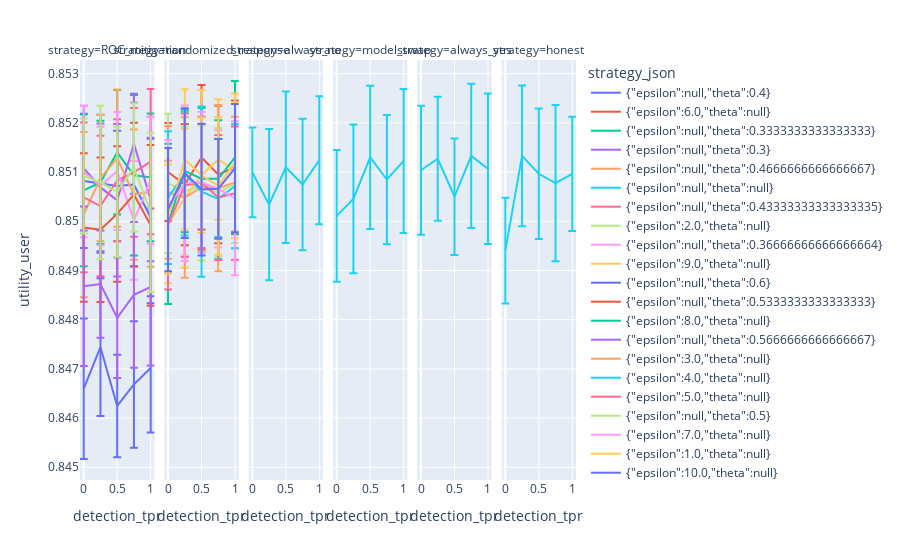

The notebook cell this image was saved under:
### Code cell
px.line(
    manipulation.sort("detection_tpr").with_columns(
        pl.col("utility_user_std") / sqrt(5)
    ),
    x="detection_tpr",
    y="utility_user",
    error_y="utility_user_std",
    facet_col="strategy",
    color="strategy_json",
)

### Figure 1 — Plotly figure (JSON) as saved in the notebook; plotly's stock layout.template omitted (floating-point values rounded to 4 significant figures)
{"data": [{"error_y": {"array": [0.001365, 0.001403, 0.001122, 0.001663, 0.001602]}, "hovertemplate": "strategy_json={\"epsilon\":null,\"theta\":0.4}<br>strategy=ROC_mitigation<br>detection_tpr=%{x}<br>utility_user=%{y}<extra></extra>", "legendgroup": "{\"epsilon\":null,\"theta\":0.4}", "line": {"color": "#636efa", "dash": "solid"}, "marker": {"symbol": "circle"}, "mode": "lines", "name": "{\"epsilon\":null,\"theta\":0.4}", "orientation": "v", "showlegend": true, "type": "scatter", "x": [0, 0.25, 0.5, 0.75, 1], "xaxis": "x", "y": [0.8508, 0.8508, 0.8507, 0.8507, 0.8501], "yaxis": "y"}, {"error_y": {"array": [0.000998, 0.001233, 0.001469, 0.001395, 0.00136]}, "hovertemplate": "strategy_json={\"epsilon\":6.0,\"theta\":null}<br>strategy=randomized_response<br>detection_tpr=%{x}<br>utility_user=%{y}<extra></extra>", "legendgroup": "{\"epsilon\":6.0,\"theta\":null}", "line": {"color": "#EF553B", "dash": "solid"}, "marker": {"symbol": "circle"}, "mode": "lines", "name": "{\"epsilon\":6.0,\"theta\":null}", "orientation": "v", "showlegend": true, "type": "scatter", "x": [0, 0.25, 0.5, 0.75, 1], "xaxis": "x2", "y": [0.851, 0.8507, 0.8513, 0.851, 0.8511], "yaxis": "y2"}, {"error_y": {"array": [0.001543, 0.001253, 0.001266, 0.001632, 0.001298]}, "hovertemplate": "strategy_json={\"epsilon\":null,\"theta\":0.3333333333333333}<br>strategy=ROC_mitigation<br>detection_tpr=%{x}<br>utility_user=%{y}<extra></extra>", "legendgroup": "{\"epsilon\":null,\"theta\":0.3333333333333333}", "line": {"color": "#00cc96", "dash": "solid"}, "marker": {"symbol": "circle"}, "mode": "lines", "name": "{\"epsilon\":null,\"theta\":0.3333333333333333}", "orientation": "v", "showlegend": true, "type": "scatter", "x": [0, 0.25, 0.5, 0.75, 1], "xaxis": "x", "y": [0.8506, 0.8508, 0.8514, 0.8509, 0.8509], "yaxis": "y"}, {"error_y": {"array": [0.001268, 0.001299, 0.00155, 0.001017, 0.001255]}, "hovertemplate": "strategy_json={\"epsilon\":null,\"theta\":0.3}<br>strategy=ROC_mitigation<br>detection_tpr=%{x}<br>utility_user=%{y}<extra></extra>", "legendgroup": "{\"epsilon\":null,\"theta\":0.3}", "line": {"color": "#ab63fa", "dash": "solid"}, "marker": {"symbol": "circle"}, "mode": "lines", "name": "{\"epsilon\":null,\"theta\":0.3}", "orientation": "v", "showlegend": true, "type": "scatter", "x": [0, 0.25, 0.5, 0.75, 1], "xaxis": "x", "y": [0.8511, 0.8507, 0.8504, 0.8516, 0.8504], "yaxis": "y"}, {"error_y": {"array": [0.001678, 0.001283, 0.001395, 0.001323, 0.001524]}, "hovertemplate": "strategy_json={\"epsilon\":null,\"theta\":0.4666666666666667}<br>strategy=ROC_mitigation<br>detection_tpr=%{x}<br>utility_user=%{y}<extra></extra>", "legendgroup": "{\"epsilon\":null,\"theta\":0.4666666666666667}", "line": {"color": "#FFA15A", "dash": "solid"}, "marker": {"symbol": "circle"}, "mode": "lines", "name": "{\"epsilon\":null,\"theta\":0.4666666666666667}", "orientation": "v", "showlegend": true, "type": "scatter", "x": [0, 0.25, 0.5, 0.75, 1], "xaxis": "x", "y": [0.8501, 0.8509, 0.8513, 0.8505, 0.8506], "yaxis": "y"}, {"error_y": {"array": [0.000913, 0.001537, 0.00154, 0.001336, 0.001301]}, "hovertemplate": "strategy_json={\"epsilon\":null,\"theta\":null}<br>strategy=always_no<br>detection_tpr=%{x}<br>utility_user=%{y}<extra></extra>", "legendgroup": "{\"epsilon\":null,\"theta\":null}", "line": {"color": "#19d3f3", "dash": "solid"}, "marker": {"symbol": "circle"}, "mode": "lines", "name": "{\"epsilon\":null,\"theta\":null}", "orientation": "v", "showlegend": true, "type": "scatter", "x": [0, 0.25, 0.5, 0.75, 1], "xaxis": "x3", "y": [0.851, 0.8503, 0.8511, 0.8507, 0.8512], "yaxis": "y3"}, {"error_y": {"array": [0.00134, 0.001514, 0.001455, 0.001313, 0.001464]}, "hovertemplate": "strategy_json={\"epsilon\":null,\"theta\":null}<br>strategy=model_swap<br>detection_tpr=%{x}<br>utility_user=%{y}<extra></extra>", "legendgroup": "{\"epsilon\":null,\"theta\":null}", "line": {"color": "#19d3f3", "dash": "solid"}, "marker": {"symbol": "circle"}, "mode": "lines", "name": "{\"epsilon\":null,\"theta\":null}", "orientation": "v", "showlegend": false, "type": "scatter", "x": [0, 0.25, 0.5, 0.75, 1], "xaxis": "x4", "y": [0.8501, 0.8505, 0.8513, 0.8508, 0.8512], "yaxis": "y4"}, {"error_y": {"array": [0.001311, 0.001261, 0.001184, 0.001464, 0.001528]}, "hovertemplate": "strategy_json={\"epsilon\":null,\"theta\":null}<br>strategy=always_yes<br>detection_tpr=%{x}<br>utility_user=%{y}<extra></extra>", "legendgroup": "{\"epsilon\":null,\"theta\":null}", "line": {"color": "#19d3f3", "dash": "solid"}, "marker": {"symbol": "circle"}, "mode": "lines", "name": "{\"epsilon\":null,\"theta\":null}", "orientation": "v", "showlegend": false, "type": "scatter", "x": [0, 0.25, 0.5, 0.75, 1], "xaxis": "x5", "y": [0.851, 0.8513, 0.8505, 0.8513, 0.8511], "yaxis": "y5"}, {"error_y": {"array": [0.001076, 0.001429, 0.001326, 0.001589, 0.001162]}, "hovertemplate": "strategy_json={\"epsilon\":null,\"theta\":null}<br>strategy=honest<br>detection_tpr=%{x}<br>utility_user=%{y}<extra></extra>", "legendgroup": "{\"epsilon\":null,\"theta\":null}", "line": {"color": "#19d3f3", "dash": "solid"}, "marker": {"symbol": "circle"}, "mode": "lines", "name": "{\"epsilon\":null,\"theta\":null}", "orientation": "v", "showlegend": false, "type": "scatter", "x": [0, 0.25, 0.5, 0.75, 1], "xaxis": "x6", "y": [0.8494, 0.8513, 0.851, 0.8508, 0.851], "yaxis": "y6"}, {"error_y": {"array": [0.001523, 0.001427, 0.001242, 0.001309, 0.001478]}, "hovertemplate": "strategy_json={\"epsilon\":null,\"theta\":0.43333333333333335}<br>strategy=ROC_mitigation<br>detection_tpr=%{x}<br>utility_user=%{y}<extra></extra>", "legendgroup": "{\"epsilon\":null,\"theta\":0.43333333333333335}", "line": {"color": "#FF6692", "dash": "solid"}, "marker": {"symbol": "circle"}, "mode": "lines", "name": "{\"epsilon\":null,\"theta\":0.43333333333333335}", "orientation": "v", "showlegend": true, "type": "scatter", "x": [0, 0.25, 0.5, 0.75, 1], "xaxis": "x", "y": [0.8505, 0.8503, 0.8508, 0.851, 0.8512], "yaxis": "y"}, {"error_y": {"array": [0.001416, 0.001309, 0.001243, 0.001304, 0.001203]}, "hovertemplate": "strategy_json={\"epsilon\":2.0,\"theta\":null}<br>strategy=randomized_response<br>detection_tpr=%{x}<br>utility_user=%{y}<extra></extra>", "legendgroup": "{\"epsilon\":2.0,\"theta\":null}", "line": {"color": "#B6E880", "dash": "solid"}, "marker": {"symbol": "circle"}, "mode": "lines", "name": "{\"epsilon\":2.0,\"theta\":null}", "orientation": "v", "showlegend": true, "type": "scatter", "x": [0, 0.25, 0.5, 0.75, 1], "xaxis": "x2", "y": [0.8508, 0.8506, 0.8507, 0.8506, 0.8508], "yaxis": "y2"}, {"error_y": {"array": [0.001333, 0.001205, 0.001199, 0.001208, 0.001289]}, "hovertemplate": "strategy_json={\"epsilon\":null,\"theta\":0.36666666666666664}<br>strategy=ROC_mitigation<br>detection_tpr=%{x}<br>utility_user=%{y}<extra></extra>", "legendgroup": "{\"epsilon\":null,\"theta\":0.36666666666666664}", "line": {"color": "#FF97FF", "dash": "solid"}, "marker": {"symbol": "circle"}, "mode": "lines", "name": "{\"epsilon\":null,\"theta\":0.36666666666666664}", "orientation": "v", "showlegend": true, "type": "scatter", "x": [0, 0.25, 0.5, 0.75, 1], "xaxis": "x", "y": [0.851, 0.8507, 0.851, 0.85, 0.8508], "yaxis": "y"}, {"error_y": {"array": [0.001203, 0.001409, 0.001735, 0.001226, 0.001383]}, "hovertemplate": "strategy_json={\"epsilon\":9.0,\"theta\":null}<br>strategy=randomized_response<br>detection_tpr=%{x}<br>utility_user=%{y}<extra></extra>", "legendgroup": "{\"epsilon\":9.0,\"theta\":null}", "line": {"color": "#FECB52", "dash": "solid"}, "marker": {"symbol": "circle"}, "mode": "lines", "name": "{\"epsilon\":9.0,\"theta\":null}", "orientation": "v", "showlegend": true, "type": "scatter", "x": [0, 0.25, 0.5, 0.75, 1], "xaxis": "x2", "y": [0.8499, 0.8505, 0.8509, 0.8513, 0.851], "yaxis": "y2"}, {"error_y": {"array": [0.001429, 0.001401, 0.001042, 0.001285, 0.001312]}, "hovertemplate": "strategy_json={\"epsilon\":null,\"theta\":0.6}<br>strategy=ROC_mitigation<br>detection_tpr=%{x}<br>utility_user=%{y}<extra></extra>", "legendgroup": "{\"epsilon\":null,\"theta\":0.6}", "line": {"color": "#636efa", "dash": "solid"}, "marker": {"symbol": "circle"}, "mode": "lines", "name": "{\"epsilon\":null,\"theta\":0.6}", "orientation": "v", "showlegend": true, "type": "scatter", "x": [0, 0.25, 0.5, 0.75, 1], "xaxis": "x", "y": [0.8466, 0.8474, 0.8462, 0.8467, 0.847], "yaxis": "y"}, {"error_y": {"array": [0.001509, 0.00147, 0.001378, 0.001459, 0.001633]}, "hovertemplate": "strategy_json={\"epsilon\":null,\"theta\":0.5333333333333333}<br>strategy=ROC_mitigation<br>detection_tpr=%{x}<br>utility_user=%{y}<extra></extra>", "legendgroup": "{\"epsilon\":null,\"theta\":0.5333333333333333}", "line": {"color": "#EF553B", "dash": "solid"}, "marker": {"symbol": "circle"}, "mode": "lines", "name": "{\"epsilon\":null,\"theta\":0.5333333333333333}", "orientation": "v", "showlegend": true, "type": "scatter", "x": [0, 0.25, 0.5, 0.75, 1], "xaxis": "x", "y": [0.8499, 0.8498, 0.8501, 0.8505, 0.8499], "yaxis": "y"}, {"error_y": {"array": [0.001628, 0.001246, 0.001438, 0.00119, 0.001551]}, "hovertemplate": "strategy_json={\"epsilon\":8.0,\"theta\":null}<br>strategy=randomized_response<br>detection_tpr=%{x}<br>utility_user=%{y}<extra></extra>", "legendgroup": "{\"epsilon\":8.0,\"theta\":null}", "line": {"color": "#00cc96", "dash": "solid"}, "marker": {"symbol": "circle"}, "mode": "lines", "name": "{\"epsilon\":8.0,\"theta\":null}", "orientation": "v", "showlegend": true, "type": "scatter", "x": [0, 0.25, 0.5, 0.75, 1], "xaxis": "x2", "y": [0.8499, 0.851, 0.8509, 0.8509, 0.8513], "yaxis": "y2"}, {"error_y": {"array": [0.001623, 0.00109, 0.001223, 0.001479, 0.001595]}, "hovertemplate": "strategy_json={\"epsilon\":null,\"theta\":0.5666666666666667}<br>strategy=ROC_mitigation<br>detection_tpr=%{x}<br>utility_user=%{y}<extra></extra>", "legendgroup": "{\"epsilon\":null,\"theta\":0.5666666666666667}", "line": {"color": "#ab63fa", "dash": "solid"}, "marker": {"symbol": "circle"}, "mode": "lines", "name": "{\"epsilon\":null,\"theta\":0.5666666666666667}", "orientation": "v", "showlegend": true, "type": "scatter", "x": [0, 0.25, 0.5, 0.75, 1], "xaxis": "x", "y": [0.8487, 0.8487, 0.848, 0.8485, 0.8487], "yaxis": "y"}, {"error_y": {"array": [0.001348, 0.001632, 0.00129, 0.00169, 0.001337]}, "hovertemplate": "strategy_json={\"epsilon\":3.0,\"theta\":null}<br>strategy=randomized_response<br>detection_tpr=%{x}<br>utility_user=%{y}<extra></extra>", "legendgroup": "{\"epsilon\":3.0,\"theta\":null}", "line": {"color": "#FFA15A", "dash": "solid"}, "marker": {"symbol": "circle"}, "mode": "lines", "name": "{\"epsilon\":3.0,\"theta\":null}", "orientation": "v", "showlegend": true, "type": "scatter", "x": [0, 0.25, 0.5, 0.75, 1], "xaxis": "x2", "y": [0.8506, 0.8505, 0.8507, 0.8507, 0.8508], "yaxis": "y2"}, {"error_y": {"array": [0.00135, 0.001257, 0.00173, 0.00122, 0.001267]}, "hovertemplate": "strategy_json={\"epsilon\":4.0,\"theta\":null}<br>strategy=randomized_response<br>detection_tpr=%{x}<br>utility_user=%{y}<extra></extra>", "legendgroup": "{\"epsilon\":4.0,\"theta\":null}", "line": {"color": "#19d3f3", "dash": "solid"}, "marker": {"symbol": "circle"}, "mode": "lines", "name": "{\"epsilon\":4.0,\"theta\":null}", "orientation": "v", "showlegend": true, "type": "scatter", "x": [0, 0.25, 0.5, 0.75, 1], "xaxis": "x2", "y": [0.8505, 0.851, 0.8506, 0.8505, 0.8507], "yaxis": "y2"}, {"error_y": {"array": [0.00131, 0.00146, 0.001333, 0.001272, 0.001355]}, "hovertemplate": "strategy_json={\"epsilon\":5.0,\"theta\":null}<br>strategy=randomized_response<br>detection_tpr=%{x}<br>utility_user=%{y}<extra></extra>", "legendgroup": "{\"epsilon\":5.0,\"theta\":null}", "line": {"color": "#FF6692", "dash": "solid"}, "marker": {"symbol": "circle"}, "mode": "lines", "name": "{\"epsilon\":5.0,\"theta\":null}", "orientation": "v", "showlegend": true, "type": "scatter", "x": [0, 0.25, 0.5, 0.75, 1], "xaxis": "x2", "y": [0.8499, 0.8507, 0.8508, 0.8505, 0.8506], "yaxis": "y2"}, {"error_y": {"array": [0.001168, 0.00156, 0.00132, 0.001305, 0.001622]}, "hovertemplate": "strategy_json={\"epsilon\":null,\"theta\":0.5}<br>strategy=ROC_mitigation<br>detection_tpr=%{x}<br>utility_user=%{y}<extra></extra>", "legendgroup": "{\"epsilon\":null,\"theta\":0.5}", "line": {"color": "#B6E880", "dash": "solid"}, "marker": {"symbol": "circle"}, "mode": "lines", "name": "{\"epsilon\":null,\"theta\":0.5}", "orientation": "v", "showlegend": true, "type": "scatter", "x": [0, 0.25, 0.5, 0.75, 1], "xaxis": "x", "y": [0.8509, 0.8508, 0.8506, 0.8511, 0.8502], "yaxis": "y"}, {"error_y": {"array": [0.001355, 0.00158, 0.001437, 0.001193, 0.001568]}, "hovertemplate": "strategy_json={\"epsilon\":7.0,\"theta\":null}<br>strategy=randomized_response<br>detection_tpr=%{x}<br>utility_user=%{y}<extra></extra>", "legendgroup": "{\"epsilon\":7.0,\"theta\":null}", "line": {"color": "#FF97FF", "dash": "solid"}, "marker": {"symbol": "circle"}, "mode": "lines", "name": "{\"epsilon\":7.0,\"theta\":null}", "orientation": "v", "showlegend": true, "type": "scatter", "x": [0, 0.25, 0.5, 0.75, 1], "xaxis": "x2", "y": [0.8503, 0.8508, 0.8508, 0.8507, 0.8505], "yaxis": "y2"}, {"error_y": {"array": [0.001138, 0.001427, 0.001168, 0.001398, 0.001398]}, "hovertemplate": "strategy_json={\"epsilon\":1.0,\"theta\":null}<br>strategy=randomized_response<br>detection_tpr=%{x}<br>utility_user=%{y}<extra></extra>", "legendgroup": "{\"epsilon\":1.0,\"theta\":null}", "line": {"color": "#FECB52", "dash": "solid"}, "marker": {"symbol": "circle"}, "mode": "lines", "name": "{\"epsilon\":1.0,\"theta\":null}", "orientation": "v", "showlegend": true, "type": "scatter", "x": [0, 0.25, 0.5, 0.75, 1], "xaxis": "x2", "y": [0.8501, 0.8513, 0.8509, 0.8507, 0.8512], "yaxis": "y2"}, {"error_y": {"array": [0.001254, 0.001319, 0.00134, 0.001013, 0.001305]}, "hovertemplate": "strategy_json={\"epsilon\":10.0,\"theta\":null}<br>strategy=randomized_response<br>detection_tpr=%{x}<br>utility_user=%{y}<extra></extra>", "legendgroup": "{\"epsilon\":10.0,\"theta\":null}", "line": {"color": "#636efa", "dash": "solid"}, "marker": {"symbol": "circle"}, "mode": "lines", "name": "{\"epsilon\":10.0,\"theta\":null}", "orientation": "v", "showlegend": true, "type": "scatter", "x": [0, 0.25, 0.5, 0.75, 1], "xaxis": "x2", "y": [0.8502, 0.851, 0.8506, 0.8507, 0.8511], "yaxis": "y2"}], "layout": {"annotations": [{"font": {}, "showarrow": false, "text": "strategy=ROC_mitigation", "x": 0.075, "xanchor": "center", "xref": "paper", "y": 1, "yanchor": "bottom", "yref": "paper"}, {"font": {}, "showarrow": false, "text": "strategy=randomized_response", "x": 0.245, "xanchor": "center", "xref": "paper", "y": 1, "yanchor": "bottom", "yref": "paper"}, {"font": {}, "showarrow": false, "text": "strategy=always_no", "x": 0.415, "xanchor": "center", "xref": "paper", "y": 1, "yanchor": "bottom", "yref": "paper"}, {"font": {}, "showarrow": false, "text": "strategy=model_swap", "x": 0.585, "xanchor": "center", "xref": "paper", "y": 1, "yanchor": "bottom", "yref": "paper"}, {"font": {}, "showarrow": false, "text": "strategy=always_yes", "x": 0.755, "xanchor": "center", "xref": "paper", "y": 1, "yanchor": "bottom", "yref": "paper"}, {"font": {}, "showarrow": false, "text": "strategy=honest", "x": 0.925, "xanchor": "center", "xref": "paper", "y": 1, "yanchor": "bottom", "yref": "paper"}], "legend": {"title": {"text": "strategy_json"}, "tracegroupgap": 0}, "margin": {"t": 60}, "xaxis": {"anchor": "y", "domain": [0, 0.15], "title": {"text": "detection_tpr"}}, "xaxis2": {"anchor": "y2", "domain": [0.17, 0.32], "matches": "x", "title": {"text": "detection_tpr"}}, "xaxis3": {"anchor": "y3", "domain": [0.34, 0.49], "matches": "x", "title": {"text": "detection_tpr"}}, "xaxis4": {"anchor": "y4", "domain": [0.51, 0.66], "matches": "x", "title": {"text": "detection_tpr"}}, "xaxis5": {"anchor": "y5", "domain": [0.68, 0.83], "matches": "x", "title": {"text": "detection_tpr"}}, "xaxis6": {"anchor": "y6", "domain": [0.85, 1], "matches": "x", "title": {"text": "detection_tpr"}}, "yaxis": {"anchor": "x", "domain": [0, 1], "title": {"text": "utility_user"}}, "yaxis2": {"anchor": "x2", "domain": [0, 1], "matches": "y", "showticklabels": false}, "yaxis3": {"anchor": "x3", "domain": [0, 1], "matches": "y", "showticklabels": false}, "yaxis4": {"anchor": "x4", "domain": [0, 1], "matches": "y", "showticklabels": false}, "yaxis5": {"anchor": "x5", "domain": [0, 1], "matches": "y", "showticklabels": false}, "yaxis6": {"anchor": "x6", "domain": [0, 1], "matches": "y", "showticklabels": false}}}
